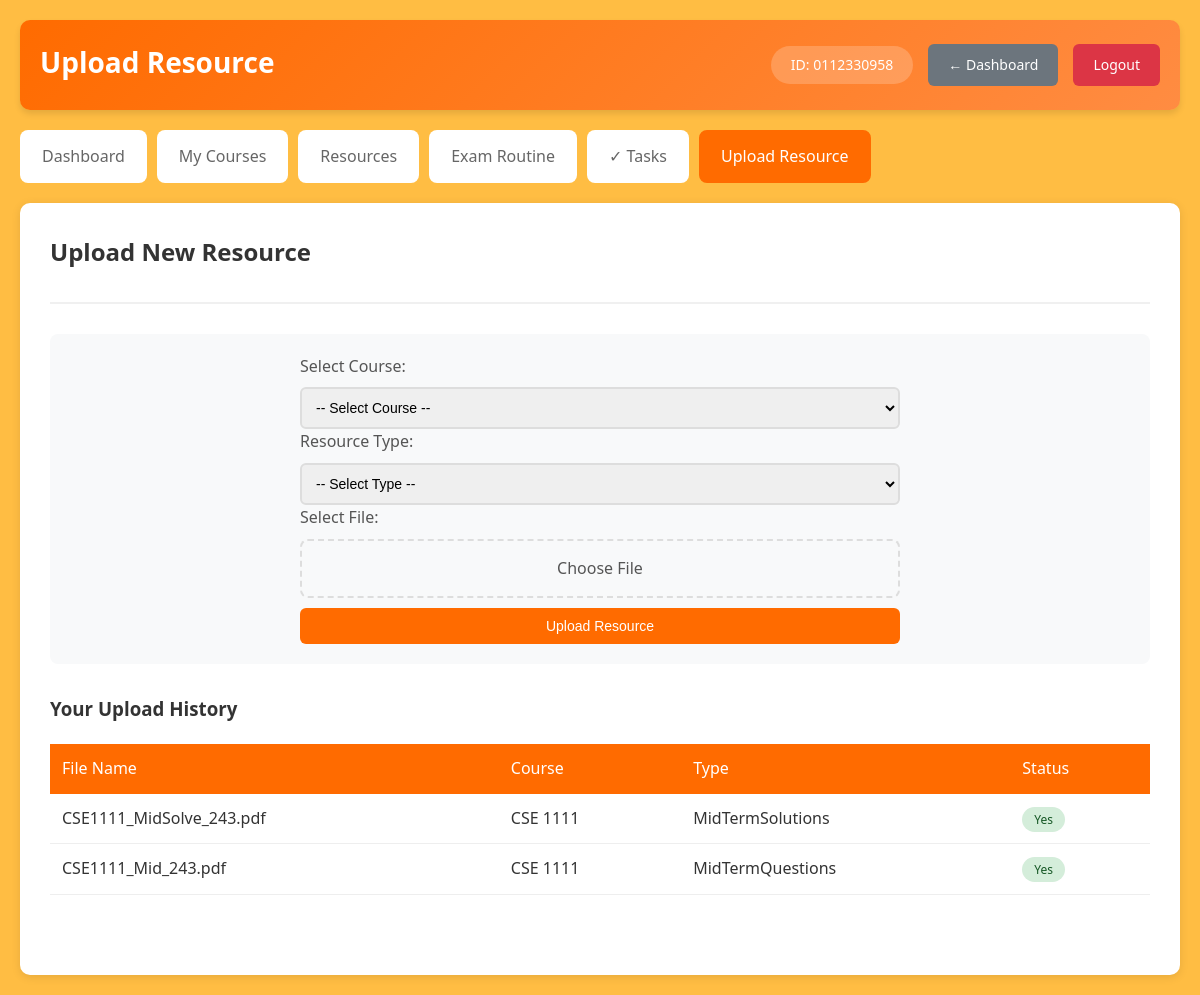
The app's page /upload_resource.php (signed in) with its own data.
### tables this page shows
CREATE TABLE resource (
  id INT NOT NULL AUTO_INCREMENT,
  Folder_name VARCHAR(100) NOT NULL,
  File_name VARCHAR(100) NOT NULL,
  File_path VARCHAR(100) NOT NULL,
  UploaderId VARCHAR(20) NOT NULL,
  resource_type VARCHAR(100) NOT NULL,
  Approve VARCHAR(20) NOT NULL DEFAULT 'no',
  PRIMARY KEY(id),
  KEY fk_uploader (UploaderId),
  CONSTRAINT fk_uploader FOREIGN KEY (UploaderId) REFERENCES users (userId)
);

### upload_resource.php (the view, shortened to what this page needs)
<?php
include('includes/config.php');
$userId = $_SESSION['user_id'];
$enrolled_courses = array();
$courses_sql = "SELECT DISTINCT course_code FROM enroll WHERE userId='$userId'";
$courses_result = mysqli_query($conn, $courses_sql);
while($course = mysqli_fetch_assoc($courses_result)) {
    $enrolled_courses[] = $course['course_code'];
}
?>
<!DOCTYPE html>
<html lang="en">
<head>
    <link rel="stylesheet" href="assets/css/style.css">
</head>
<body>
    <div class="container">
        <header class="main-header">
            <div class="header-left">
                <h1>Upload Resource</h1>
            </div>
            <div class="header-right">
                <div class="user-info">
                    <span>ID: <?php echo $_SESSION['user_id']; ?></span>
                </div>
                <a href="dashboard.php" class="btn btn-secondary">← Dashboard</a>
                <a href="includes/logout.php" class="btn btn-logout">Logout</a>
            </div>
        </header>
        <nav class="main-nav">
            <a href="dashboard.php" class="nav-link">Dashboard</a>
            <a href="courses.php" class="nav-link">My Courses</a>
            <a href="resources.php" class="nav-link">Resources</a>
            <a href="exam_routine.php" class="nav-link">Exam Routine</a>
            <a href="tasks.php" class="nav-link">✓ Tasks</a>
            <a href="upload_resource.php" class="nav-link active">Upload Resource</a>
        </nav>
        <div class="content">
            <div class="content-header">
                <h2>Upload New Resource</h2>
            </div>
            <?php if(empty($enrolled_courses)): ?>
                <div class="alert-message">
                     You are not enrolled in any courses.
                    <a href="courses.php">Enroll in courses</a> first to upload resources.
                </div>
            <?php else: ?>
                <div class="form-container">
                    <form method="POST" enctype="multipart/form-data" class="upload-form">
                        <div class="form-group">
                            <label>Select Course:</label>
                            <select name="course_code" required>
                                <option value="">-- Select Course --</option>
                            </select>
                        </div>
                        <div class="form-group">
                            <label>Resource Type:</label>
                            <select name="resource_type" required>
                                <option value="">-- Select Type --</option>
                            </select>
                        </div>
                        <div class="form-group">
                            <label>Select File:</label>
                            <div class="file-upload">
                                <label for="file" class="file-label">
                                    <span> Choose File </span>
                                </label>
                            </div>
                        </div>
                        <div class="form-group">
                            <button type="submit" name="upload" class="btn btn-primary btn-block">
                                Upload Resource
                            </button>
                        </div>
                    </form>
                </div>
                <div class="content-section">
                    <h3>Your Upload History</h3>
                    <?php
                    $history_sql = "SELECT * FROM resource
                                    WHERE UploaderId='$userId'
                                    ORDER BY id DESC LIMIT 10";
                    $history_result = mysqli_query($conn, $history_sql);
                    if(mysqli_num_rows($history_result) > 0): ?>
                        <div class="table-container">
                            <table class="data-table">
                                <thead>
                                    <tr>
                                        <th>File Name</th>
                                        <th>Course</th>
                                        <th>Type</th>
                                        <th>Status</th>
                            </tr>
                            </thead>
                             <tbody>
                             <?php while($history = mysqli_fetch_assoc($history_result)): ?>
                             <tr>
                              <td><?php echo $history['File_name']; ?></td>
                                <td><?php echo explode('/', $history['Folder_name'])[0]; ?></td>
                                 <td><?php echo $history['resource_type']; ?></td>
                                     <td>
                                      <span class="status-badge <?php echo $history['Approve']; ?>">
                                           <?php echo ucfirst($history['Approve']); ?>
                                         </span>
                                    </td>
                                    </tr>
                                    <?php endwhile; ?>
                                </tbody>
                            </table>
                        </div>
                    <?php else: ?>
                        <p class="no-data">No upload history found.</p>
                    <?php endif; ?>
                </div>
            <?php endif; ?>
        </div>
    </div>
</body>
</html>

### assets/css/style.css (style rules this page uses)
* { margin: 0; padding: 0; box-sizing: border-box; }
body { font-family: 'Segoe UI', Tahoma, Geneva, Verdana, sans-serif; line-height: 1.6; color: #333; background: rgba(255, 166, 0, 0.737); }
.container { max-width: 1200px; margin: 0 auto; padding: 0 20px; }
.main-header { background: linear-gradient(135deg, #ff6b00, #ff8c42); color: white; padding: 20px; border-radius: 10px; margin: 20px 0; display: flex; justify-content: space-between; align-items: center; box-shadow: 0 4px 6px rgba(0,0,0,0.1); }
.header-left h1 { font-size: 28px; margin-bottom: 5px; }
.header-right { display: flex; align-items: center; gap: 15px; }
.user-info { background: rgba(255,255,255,0.2); padding: 8px 15px; border-radius: 20px; font-size: 14px; }
.user-info span { margin: 0 5px; }
.main-nav { display: flex; gap: 10px; margin: 20px 0; flex-wrap: wrap; }
.nav-link { padding: 12px 20px; background: white; border-radius: 8px; text-decoration: none; color: #666; font-weight: 500; transition: all 0.3s; border: 2px solid transparent; }
.nav-link.active { background: #ff6b00; color: white; border-color: #ff6b00; }
.btn { padding: 10px 20px; border: none; border-radius: 6px; cursor: pointer; font-weight: 500; text-decoration: none; display: inline-block; transition: all 0.3s; font-size: 14px; }
.btn-primary { background: #ff6b00; color: white; }
.btn-secondary { background: #6c757d; color: white; }
.btn-logout { background: #dc3545; color: white; }
.btn-block { display: block; width: 100%; text-align: center; }
.content { background: white; padding: 30px; border-radius: 10px; margin: 20px 0; box-shadow: 0 2px 10px rgba(0,0,0,0.1); }
.content-header { margin-bottom: 30px; padding-bottom: 20px; border-bottom: 2px solid #f0f0f0; }
.content-header h2 { color: #333; margin-bottom: 10px; }
.content-section { margin: 30px 0; }
.form-container { background: #f8f9fa; padding: 20px; border-radius: 8px; }
.form-group { flex: 1; min-width: 200px; }
.form-group label { display: block; margin-bottom: 8px; color: #555; font-weight: 500; }
.form-group input, .form-group select, .form-group textarea { width: 100%; padding: 10px; border: 2px solid #ddd; border-radius: 6px; font-size: 14px; }
.table-container { overflow-x: auto; }
.data-table { width: 100%; border-collapse: collapse; margin: 20px 0; }
.data-table th { background: #ff6b00; color: white; padding: 12px; text-align: left; font-weight: 500; }
.data-table td { padding: 12px; border-bottom: 1px solid #eee; }
.status-badge { padding: 4px 12px; border-radius: 20px; font-size: 12px; font-weight: 500; }
.status-badge.yes { background: #d4edda; color: #155724; }
.upload-form { max-width: 600px; margin: 0 auto; }
.file-upload { position: relative; margin-bottom: 10px; }
.file-label { display: block; padding: 15px; background: #f8f9fa; border: 2px dashed #ddd; border-radius: 8px; text-align: center; cursor: pointer; transition: all 0.3s; }

### records on screen
resource: File_name "CSE1111_MidSolve_243.pdf", Folder_name "CSE 1111", resource_type "MidTermSolutions", Approve "Yes"
resource: File_name "CSE1111_Mid_243.pdf", Folder_name "CSE 1111", resource_type "MidTermQuestions", Approve "Yes"

### other values on screen
$_SESSION['user_id'] "0112330958"
